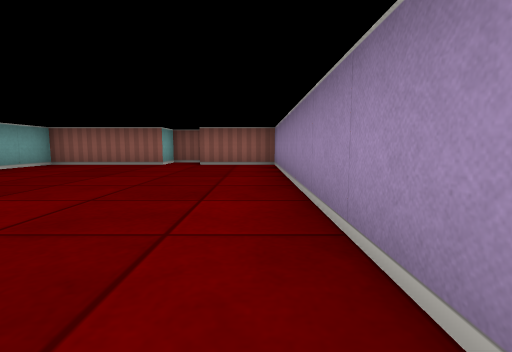
View 1 (above)

15 first-person views from a walk through a cub3D level. The camera is about half as high as the walls, tilts 6° down and sees 85° across. The floor is counted in squares. Each view is taken from the middle of a square. On the plan, view 1 faces up. The plan holds only what a view shows up to about 9 squares ahead; the rest is blank.

View 2
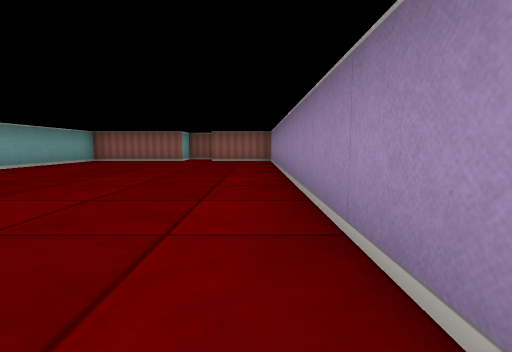

View 3
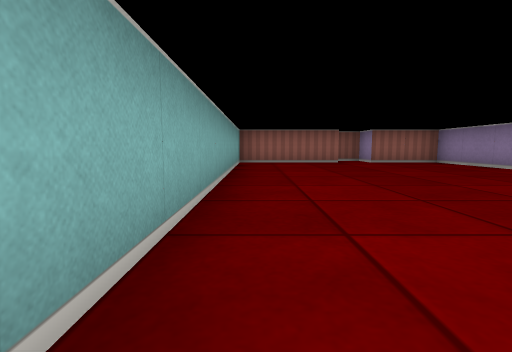

View 4
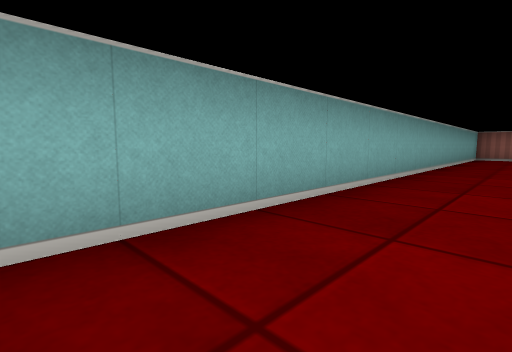

View 5
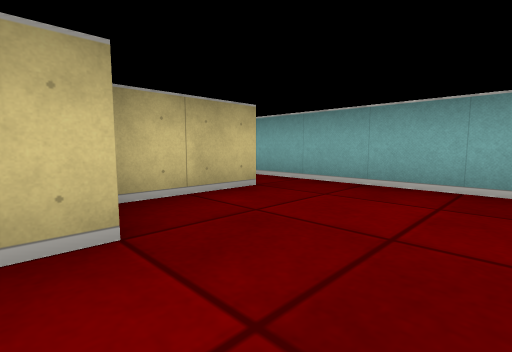

View 6
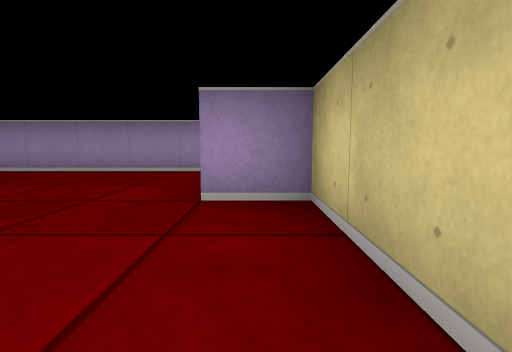

View 7
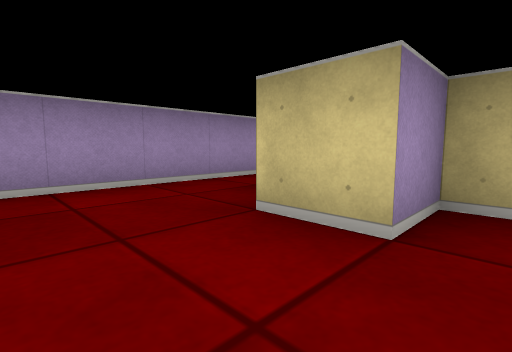

View 8
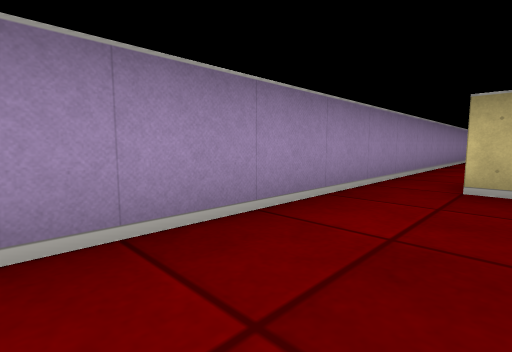

View 9
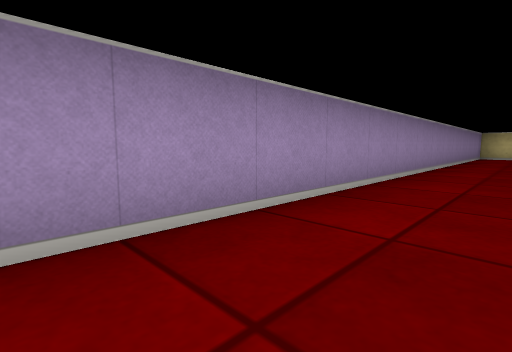

View 10
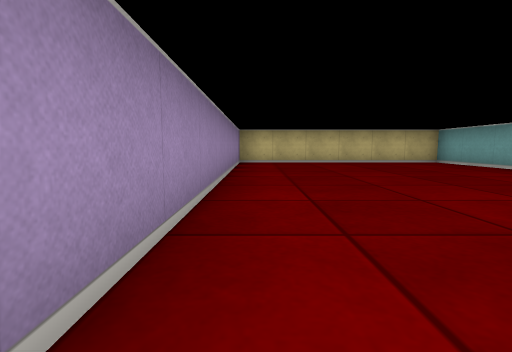

View 11
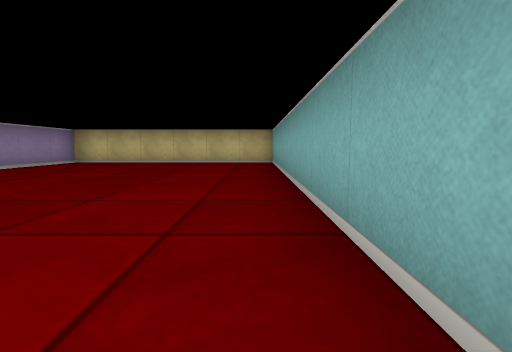

View 12
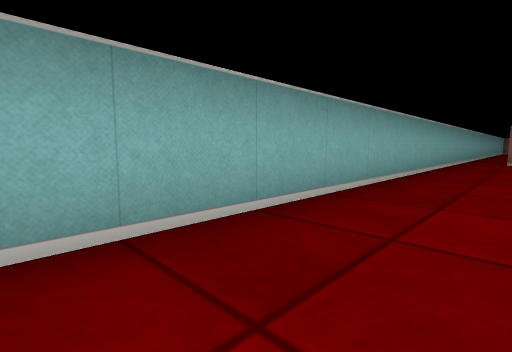

View 13
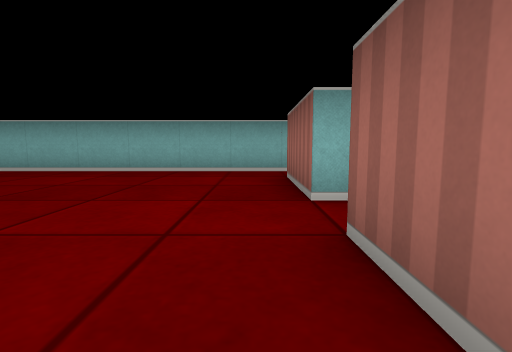

View 14
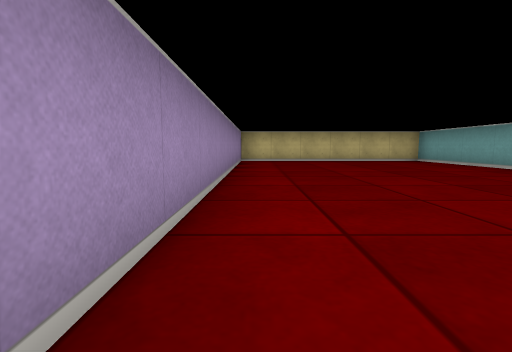

View 15
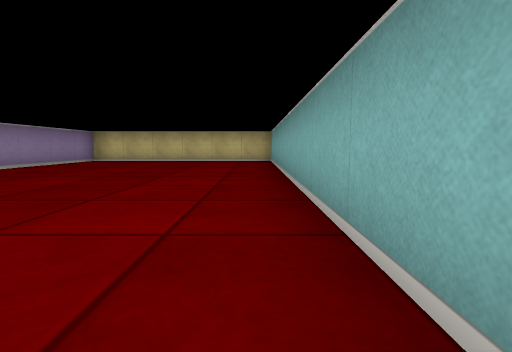

### Floor plan
Points are (right, up) in squares from view 1. A wall is a line through its corners. A room is listed if a view was taken in it or the views show most of it. See-through windows are left out.
Room 1 (views 1, 2, 3, 4, 5, 6, 7, 8)
walls: (0.5, -4.5) (0.5, 7.5) (-1.5, 7.5) (-1.5, 8.1); (-4.5, -5.5) (-2.5, -5.5) (-2.5, -4.5) (-1.5, -4.5); (-1.6, 8.5) (-2.5, 8.5) (-2.5, 7.5) (-5.5, 7.5) (-5.5, -5.5)
ways out: opening at (-5, -6) to room 2; opening at (0, -5.5) to room 2
Room 2 (views 9, 10, 11, 12, 13, 14, 15)
walls: (-2.5, -6.5) (-4.5, -6.5); (-0.5, -6.5) (-1.5, -6.5); (-5.5, -5.5) (-5.5, -21.5) (0.5, -21.5) (0.5, -4.5)
ways out: opening at (-5, -6) to room 1; opening at (0, -5.5) to room 1

Positions as (right, up) in squares from view 1, and headings:
1: (0, 0), facing up
2: (0, -2), facing up
3: (-5, -1), facing up
4: (-4, -5), facing up-left
5: (-2, -3), facing down-left
6: (-5, -5), facing right
7: (-3, -3), facing down-right
8: (-1, -2), facing down-right
9: (-1, -8), facing down-right
10: (0, -13), facing down
11: (-5, -13), facing down
12: (-4, -16), facing up-left
13: (0, -7), facing left
14: (0, -12), facing down
15: (-5, -12), facing down
